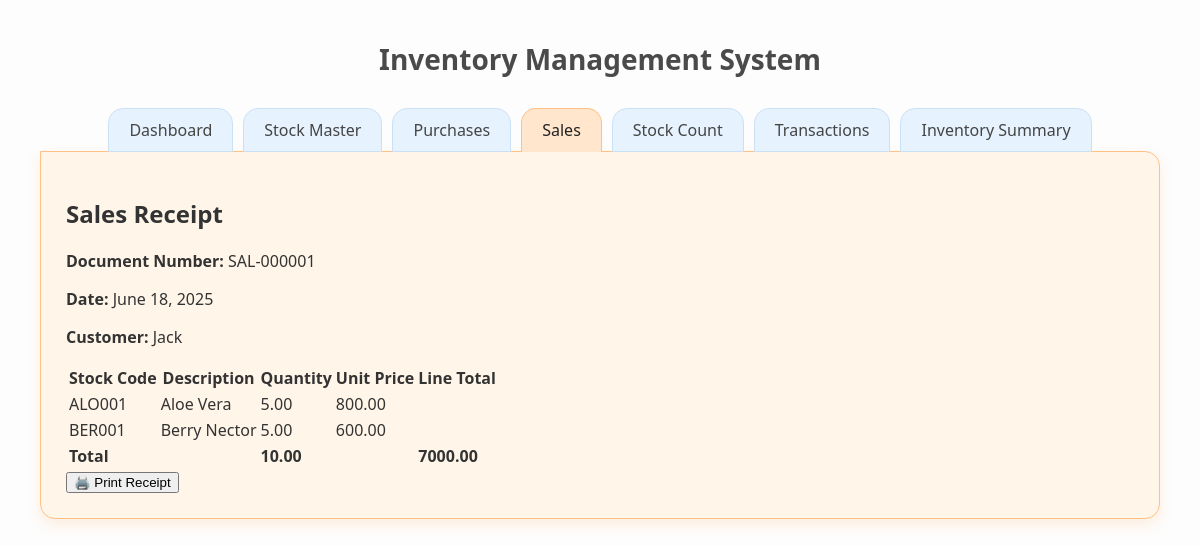
Screenshot of /sales/receipt/SAL-000001/ with the database file from the repository.
### stock_manager/models.py (models this page shows, shortened)
class Sale(models.Model):
    transaction_date = models.DateField()
    customer_name = models.CharField(max_length=100)
    document_number = models.CharField(max_length=50, unique=True)
    stock_code = models.ForeignKey(StockTransaction, on_delete=models.CASCADE)
    quantity = models.DecimalField(max_digits=10, decimal_places=2)
    price_per_unit = models.DecimalField(max_digits=10, decimal_places=2)

class StockTransaction(models.Model):
    stock_code = models.CharField(max_length=20, unique=True)
    stock_description = models.CharField(max_length=100)
    uom = models.CharField(max_length=10)  # Unit of Measure

### stock_manager/views.py (the view)
# urls.py: path('sales/receipt/<str:document_number>/', views.sale_receipt, name='sale_receipt'),
def sale_receipt(request, document_number):
    sales = Sale.objects.filter(document_number=document_number)
    if not sales.exists():
        return HttpResponseNotFound("Receipt not found.")
    header = sales.first()
    total_qty = sum(s.quantity for s in sales)
    total_value = sum(s.quantity * s.price_per_unit for s in sales)
    return render(request, 'sale_receipt.html', {
        'sales': sales,
        'header': header,
        'total_qty': total_qty,
        'total_value': total_value,
        'active_tab': 'sales',
    })

### stock_manager/templates/sale_receipt.html
{% extends 'base.html' %}
{% block content %}
<h2>Sales Receipt</h2>
<p><strong>Document Number:</strong> {{ header.document_number }}</p>
<p><strong>Date:</strong> {{ header.transaction_date }}</p>
<p><strong>Customer:</strong> {{ header.customer_name }}</p>
<table>
    <thead>
        <tr>
            <th>Stock Code</th>
            <th>Description</th>
            <th>Quantity</th>
            <th>Unit Price</th>
            <th>Line Total</th>
        </tr>
    </thead>
    <tbody>
        {% for item in sales %}
        <tr>
            <td>{{ item.stock_code.stock_code }}</td>
            <td>{{ item.stock_code.stock_description }}</td>
            <td>{{ item.quantity }}</td>
            <td>{{ item.price_per_unit|floatformat:2 }}</td>
            <td>{{ item.quantity|floatformat:2|add:item.price_per_unit|floatformat:2 }}</td>
        </tr>
        {% endfor %}
    </tbody>
    <tfoot>
        <tr>
            <td colspan="2"><strong>Total</strong></td>
            <td><strong>{{ total_qty }}</strong></td>
            <td></td>
            <td><strong>{{ total_value|floatformat:2 }}</strong></td>
        </tr>
    </tfoot>
</table>
<button onclick="window.print()">🖨️ Print Receipt</button>
{% endblock %}

### stock_manager/templates/base.html (shortened to what this page needs)
<!DOCTYPE html>
<html>
<head>
</head>
<body class="theme-{% if active_tab %}{{ active_tab }}{% else %}dashboard{% endif %}">
    <h1>Inventory Management System</h1>
    <div class="tabs">
        <a href="{% url 'dashboard' %}"                 class="tab {% if active_tab == 'dashboard' %}active{% endif %}">Dashboard</a>
        <a href="{% url 'add_transaction' %}"           class="tab {% if active_tab == 'master' %}active{% endif %}">Stock Master</a>
        <a href="{% url 'add_purchases' %}"             class="tab {% if active_tab == 'purchases' %}active{% endif %}">Purchases</a>
        <a href="{% url 'add_sales' %}"                 class="tab {% if active_tab == 'sales' %}active{% endif %}">Sales</a>
        <a href="{% url 'add_stock_count_session' %}"   class="tab {% if active_tab == 'count' %}active{% endif %}">Stock Count</a>
        <a href="{% url 'transaction_list' %}"          class="tab {% if active_tab == 'transactions' %}active{% endif %}">Transactions</a>
        <a href="{% url 'inventory_summary' %}"         class="tab {% if active_tab == 'summary' %}active{% endif %}">Inventory Summary</a>
    </div>
    <div class="content">
        {% block content %}{% endblock %}
    </div>
</body>
</html>

### stock_manager/templates/base.html (style rules this page uses)
:root { --tab-default-bg: #e6f3ff; --tab-default-border: #cce0f5; --accent: #dddddd; --accent-bg: #f7f7f7; --panel-bg: #ffffff; --shadow: rgba(0,0,0,0.06); }
body.theme-sales { --accent:#ffc085; --accent-bg:#ffe6cc; --panel-bg:#fff6e9; --shadow:rgba(255,192,133,.25); }
body { font-family: "Segoe UI", Tahoma, sans-serif; margin: 40px; background-color: #fdfdfd; color: #333; }
h1 { color: #4a4a4a; text-align: center; margin-bottom: 30px; font-size: 28px; }
.tabs { display: flex; justify-content: center; gap: 10px; flex-wrap: wrap; margin-bottom: 0; position: relative; z-index: 2; }
.tab { padding: 10px 20px; border-radius: 15px 15px 0 0; text-decoration: none; color: #444; background-color: var(--tab-default-bg); border: 1px solid var(--tab-default-border); transition: all 0.25s ease; font-weight: 500; }
.tab.active { background-color: var(--accent-bg); border-color: var(--accent); color: #222; border-bottom: none; position: relative; z-index: 3; }
.content { border: 1px solid var(--accent); padding: 25px; border-radius: 0 15px 15px 15px; background-color: var(--panel-bg); box-shadow: 0 6px 14px var(--shadow); margin-top: -1px; position: relative; z-index: 1; }

### rows the page displays
Sale: document_number "SAL-000001", transaction_date "June 18, 2025", customer_name "Jack", stock_code.stock_code "ALO001", stock_code.stock_description "Aloe Vera", quantity "5.00", price_per_unit "800.00"
Sale: stock_code.stock_code "BER001", stock_code.stock_description "Berry Nector", quantity "5.00", price_per_unit "600.00"

### other values shown
{{ total_qty }} "10.00"
{{ total_value|floatformat:2 }} "7000.00"
